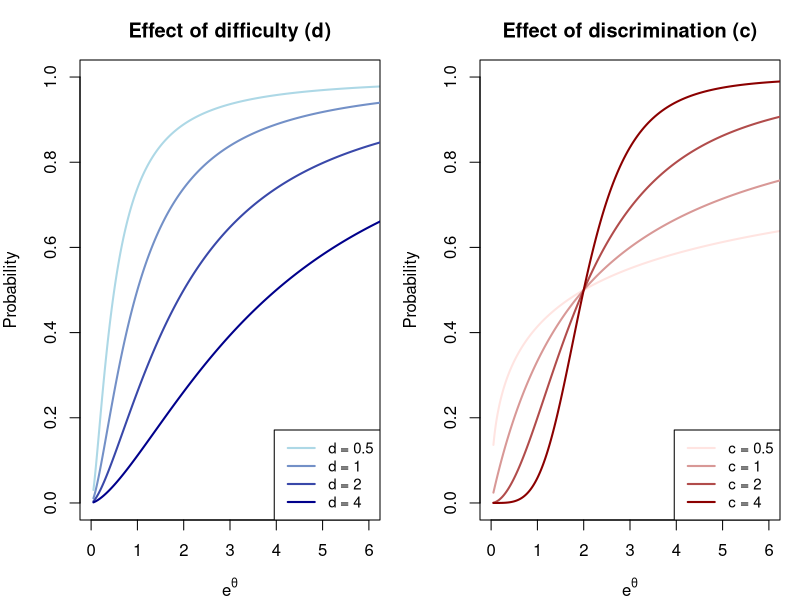

This chart was generated by the following R code:
# =========================
# Unipolar log-logistic ICC
# =========================
icc_unipolar <- function(lambda, d, c) {
  (lambda / d)^c / (1 + (lambda / d)^c)
}

# ability scale: e^theta
lambda <- exp(seq(-3, 4, length.out = 500))

# =========================
# Plot layout: two panels
# =========================
par(
  mfrow = c(1, 2),
  mar = c(4, 4, 3, 1)
)

# =========================
# Panel 1: Effect of d
# =========================
c_fix <- 1.5
d_vals <- c(0.5, 1, 2, 4)

# blue gradient: light -> dark
cols_d <- colorRampPalette(c("lightblue", "darkblue"))(length(d_vals))

plot(
  lambda,
  icc_unipolar(lambda, d_vals[1], c_fix),
  type = "l",
  lwd = 2,
  col = cols_d[1],
  ylim = c(0, 1),
  xlim = c(0, 6),
  xlab = expression(e^{theta}),
  ylab = "Probability",
  main = "Effect of difficulty (d)"
)

for (i in 2:length(d_vals)) {
  lines(
    lambda,
    icc_unipolar(lambda, d_vals[i], c_fix),
    lwd = 2,
    col = cols_d[i]
  )
}

legend(
  "bottomright",
  legend = paste("d =", d_vals),
  col = cols_d,
  lwd = 2,
  cex = 0.9
)

# =========================
# Panel 2: Effect of c
# =========================
d_fix <- 2
c_vals <- c(0.5, 1, 2, 4)

# red gradient: light -> dark
cols_c <- colorRampPalette(c("mistyrose", "darkred"))(length(c_vals))

plot(
  lambda,
  icc_unipolar(lambda, d_fix, c_vals[1]),
  type = "l",
  lwd = 2,
  col = cols_c[1],
  ylim = c(0, 1),
  xlim = c(0, 6),
  xlab = expression(e^{theta}),
  ylab = "Probability",
  main = "Effect of discrimination (c)"
)

for (i in 2:length(c_vals)) {
  lines(
    lambda,
    icc_unipolar(lambda, d_fix, c_vals[i]),
    lwd = 2,
    col = cols_c[i]
  )
}

legend(
  "bottomright",
  legend = paste("c =", c_vals),
  col = cols_c,
  lwd = 2,
  cex = 0.9
)



